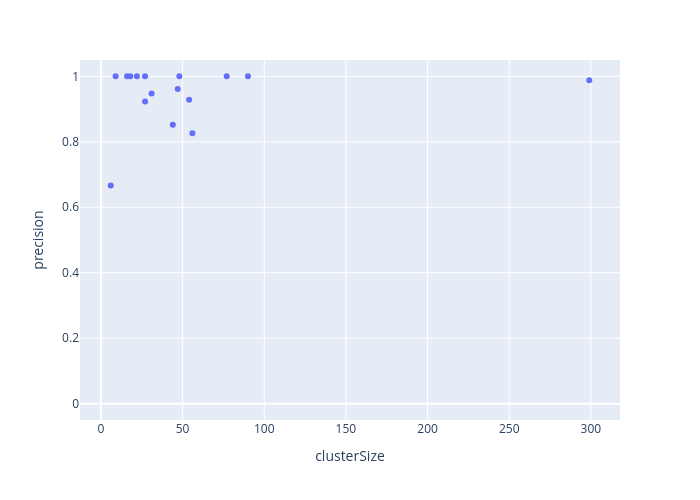

Notebook code for this chart:
### Code cell
ns.pl.scatter_w_clusterSize(results, "precision", save = True, output_folder = output_folder, outputfilename_prefix = outputfilename_prefix)

### Figure 1 — Plotly figure (JSON) as saved in the notebook; plotly's stock layout.template omitted (floating-point values rounded to 4 significant figures)
{"data": [{"hovertemplate": "<b>%{hovertext}</b><br><br>clusterSize=%{x}<br>precision=%{y}<extra></extra>", "hovertext": ["e1_e299_SLC17A7_L5b_Cdh13", "g1_g48_GLI3_Astro_Gja1", "g2_g27_APBB1IP_Micro_Ctss", "g3_g18_GPNMB_OPC_Pdgfra", "g4_g9_MOG_Oligo_Opalin", "i10_i16_TSPAN12_Vip_Mybpc1", "i11_i6_EGF_Vip_Mybpc1", "i1_i90_COL5A2_Ndnf_Car4", "i2_i77_LHX6_Sst_Cbln4", "i3_i56_BAGE2_Ndnf_Cxcl14", "i4_i54_MC4R_Ndnf_Cxcl14", "i5_i47_TRPC3_Ndnf_Car4", "i6_i44_GPR149_Vip_Mybpc1", "i7_i31_CLMP_Ndnf_Cxcl14", "i8_i27_SNCG_Vip_Mybpc1", "i9_i22_TAC3_Vip_Mybpc1"], "legendgroup": "", "marker": {"color": "#636efa", "symbol": "circle"}, "mode": "markers", "name": "", "orientation": "v", "showlegend": false, "type": "scatter", "x": [299, 48, 27, 18, 9, 16, 6, 90, 77, 56, 54, 47, 44, 31, 27, 22], "xaxis": "x", "y": [0.9884, 1.0, 1.0, 1.0, 1.0, 1.0, 0.6667, 1.0, 1.0, 0.8261, 0.9286, 0.9615, 0.8519, 0.9474, 0.9231, 1.0], "yaxis": "y"}], "layout": {"height": 500, "legend": {"tracegroupgap": 0}, "margin": {"t": 60}, "width": 700, "xaxis": {"anchor": "y", "domain": [0, 1], "title": {"text": "clusterSize"}}, "yaxis": {"anchor": "x", "domain": [0, 1], "range": [-0.05, 1.05], "title": {"text": "precision"}}}}
